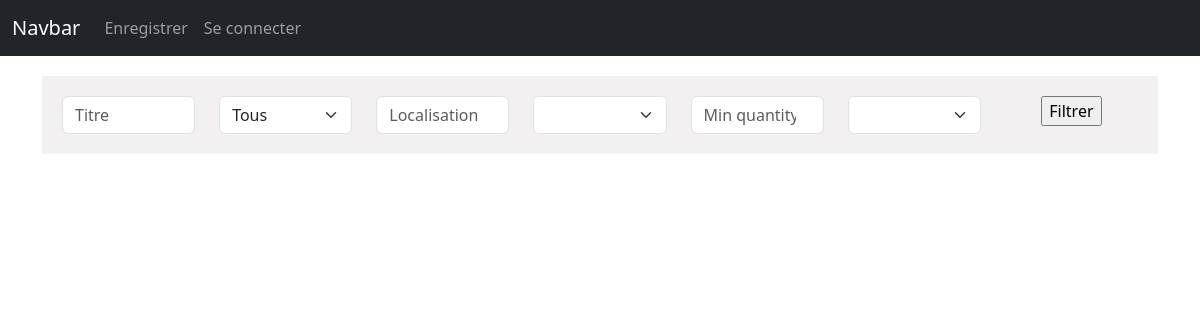
/market, run on an earlier commit of the app's database.
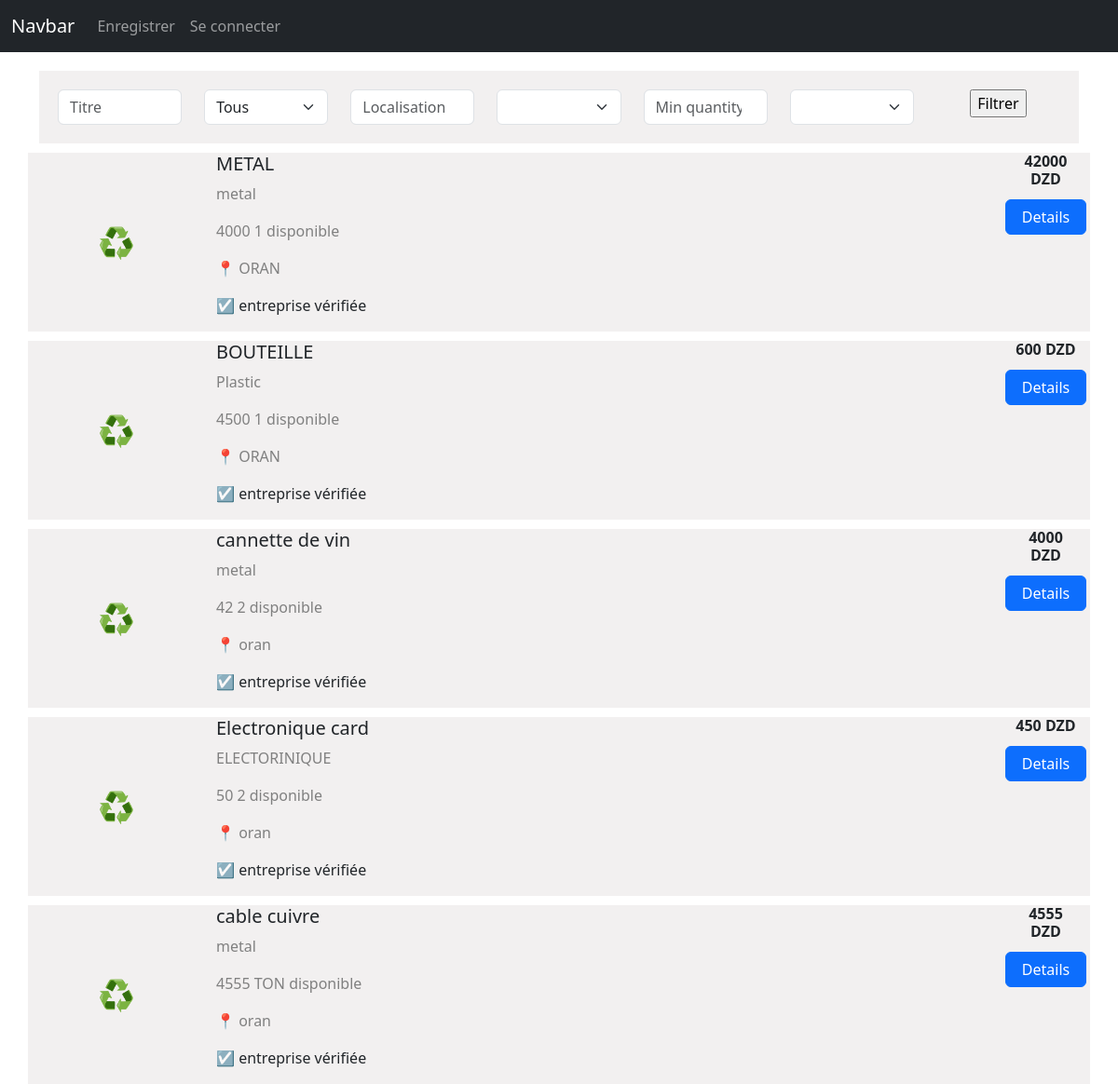
And on a later commit of the database.
### revelo_package/models.py (models this page shows, shortened)
class Item(db.Model):
    id=db.Column(db.Integer(),primary_key=True)
    company_id= db.Column(db.Integer(),db.ForeignKey('company.id'))
    category_id= db.Column(db.Integer(),db.ForeignKey('category.id'))
    name=db.Column(db.String(length=30),nullable=False)
    description=db.Column(db.String(length=1024))
    unit= db.Column(db.String(length=30),nullable=False)
    quantity= db.Column(db.Integer(),nullable=False)
    location=db.Column(db.String(length=30))
    sell_type=db.Column(db.String(length=30))
    price=db.Column(db.Integer(),nullable=False)
    status=db.Column(db.String(length=30),default="open") #open/closed/sold
    created_at = db.Column(db.DateTime(timezone=True), server_default=db.func.now())
    images=db.relationship('Image',backref='owned_item',lazy=True)
    offers=db.relationship('Offer',backref='owned_item',lazy=True)
    views=db.relationship('View',backref='owned_item',lazy=True)
    owned_company = db.relationship("Company", back_populates="items")
    owned_category=db.relationship("Category",back_populates="items")

class Category(db.Model):
    id=db.Column(db.Integer(),primary_key=True)
    name=db.Column(db.String(length=30),nullable=False)
    Description=db.Column(db.String(length=300),nullable=False)
    items=db.relationship("Item", back_populates="owned_category",lazy=True)

### revelo_package/routes.py (the view)
@app.route("/market")
def market_page():
    filter_form=FilterMarketForm()
    items=Item.query.options(db.joinedload(Item.owned_category)).all()
    for item in items:
        print(item.owned_category.name)
    return render_template('market.html',items=items,filter_form=filter_form)

### revelo_package/forms.py
class FilterMarketForm(FlaskForm):
    def __init__(self, *args, **kwargs):
        super().__init__(*args, **kwargs)
        self.category.choices=[("all","Tous")]
        self.category.choices += [(c.id, c.name) for c in Category.query.all()]
    name=StringField(label='TITLE',validators=[Length(min=0,max=30)])
    category=SelectField("CATEGORY",choices=[])
    location=StringField(label='LOCATION',validators=[Length(min=0,max=30)])
    quantity=IntegerField(label='QUANTITY')
    quality=SelectField("QUALITY",choices=[])
    sorting=SelectField("CATEGORY",choices=["","récemment posté","grande quantité "])
    submit=SubmitField(label="Filtrer")

### revelo_package/templates/market.html (shortened to what this page needs)
{%extends 'base.html'%}
{%block content %}
<div class="container">
    <div class="filter-container">
        <form method="GET">
            <div class="row">
                <div class="col">{{filter_form.name(class="form-control",placeholder="Titre")}}</div>
                <div class="col">{{filter_form.category(class="form-select",placeholder="Category")}}</div>
                <div class="col">{{filter_form.location(class="form-control",placeholder="Localisation")}}</div>
                <div class="col">{{filter_form.quality(class="form-select",placeholder="quality")}}</div>
                <div class="col">{{filter_form.quantity(class="form-control",placeholder="Min quantity")}}</div>
                <div class="col">{{filter_form.sorting(class="form-select",placeholder="par")}}</div>
                <div class="col text-center">{{filter_form.submit()}}</div>
            </div>
        </form>
    </div>
    {% for item in items %}
    <div class="row listing-container">
        <div class="col-2" style=" text-align: center;margin-top: auto;margin-bottom: auto;font-size:xx-large;">
            <span class="recycle-symbol ">♻️</span>
        </div>
        <div class="col">
            <div class="row"><h5>{{item.name}}</h5></div>
            <div class="row" style="color: gray;"><p>{{item.owned_category.name}}</p></div>
            <div class="row" style="color: gray;"><p>{{item.quantity}} {{item.unit}} disponible</p></div>
            <div class="row" style="color: gray;"><p><span>&#128205;</span> {{item.location}}</p></div>
            <div class="row"><p><span>&#9745;&#65039;</span> entreprise vérifiée</p></div>
        </div>
        <div class="col-1 text-center " >
            <div class="row " ><h6 style="font-weight: bold;">{{item.price}} DZD</h6></div>
            <div class="row p-1"><button class="btn btn-primary">Details</button></div>
        </div>
    </div>
    {% endfor %}
</div>
{%endblock%}

### revelo_package/templates/base.html (shortened to what this page needs)
<!doctype html>
<html lang="en">
  <head>
    <link href="https://cdn.jsdelivr.net/npm/bootstrap@5.3.8/dist/css/bootstrap.min.css" rel="stylesheet">
    <link rel="stylesheet" type="text/css" href="{{ url_for('static', filename='css/style.css') }}">
  </head>
  <body>
    {% if current_user.is_authenticated %}
       <nav class="navbar navbar-expand-lg  bg-dark" data-bs-theme="dark" >
  <div class="container-fluid">
    <a class="navbar-brand" href="#">Navbar</a>
    <button class="navbar-toggler" type="button" data-bs-toggle="collapse" data-bs-target="#navbarNavAltMarkup" aria-controls="navbarNavAltMarkup" aria-expanded="false" aria-label="Toggle navigation">
      <span class="navbar-toggler-icon"></span>
    </button>
    <div class="collapse navbar-collapse " id="navbarNavAltMarkup">
      <div class="navbar-nav">
        <a class="nav-link active" aria-current="page" href="{{url_for('market_page')}}">Marché</a>
        <a class="nav-link" href="{{url_for('listing_page')}}">Mes annouces</a>
        <a class="nav-link" href="{{url_for('summary_page')}}">Résumé</a>
        <a class="nav-link" href="{{url_for('bids_page')}}">Offre/Enchére</a>
        <a class="nav-link " href="{{url_for('contact_page')}}" >Aide & contacte</a>
        <a class="nav-link "  href="#">{{current_user.full_name}}</a>
        <a class="nav-link "  href="{{url_for('logout_page')}}">Logout</a>
      </div>
    </div>
  </div>
</nav>
    {% else %}
     <nav class="navbar navbar-expand-lg  bg-dark" data-bs-theme="dark" >
  <div class="container-fluid">
    <a class="navbar-brand" href="#">Navbar</a>
    <div class="collapse navbar-collapse " id="navbarNavAltMarkup">
      <div class="navbar-nav">
        <a class="nav-link "  href="{{url_for('login_page')}}">Enregistrer</a>
        <a class="nav-link " href="{{url_for('signup_page')}}" >Se connecter</a>
      </div>
    </div>
  </div>
</nav>
    {% endif %}
{%block content %}
{% endblock %}
  </body>
</html>

### revelo_package/static/css/style.css (style rules this page uses)
.listing-container { background-color: rgb(242, 240, 240); margin-top: 10px; }
.filter-container { margin-top: 20px; padding:20px; background-color: rgb(242, 240, 240); }

What changed in the data, as far as the page shows it:
added Item: name "METAL", owned_category.name "metal", quantity "4000", unit "1", location "ORAN", price "42000"
added Item: name "BOUTEILLE", owned_category.name "Plastic", quantity "4500", unit "1", location "ORAN", price "600"
added Item: name "cannette de vin", owned_category.name "metal", quantity "42", unit "2", location "oran", price "4000"
added Item: name "Electronique card", owned_category.name "ELECTORINIQUE", quantity "50", unit "2", location "oran", price "450"
added Item: name "cable cuivre", owned_category.name "metal", quantity "4555", unit "TON", location "oran", price "4555"
